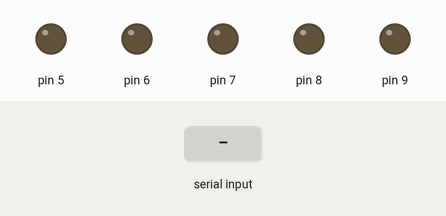
Simulated run of this sketch. Board: Arduino Uno, built with avr-gcc and run on an emulated ATmega328P. On the bench: output pins drawn as LEDs (lit = HIGH). The test bench sets the inputs (shaded band).

Above: at 1.2 s.
1.3 s: "led1_on\n" received over Serial
At 1.6 s:
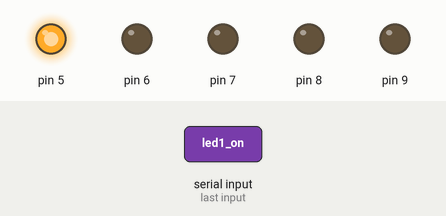
2.8 s: "led2_on\n" received over Serial
At 4.0 s:
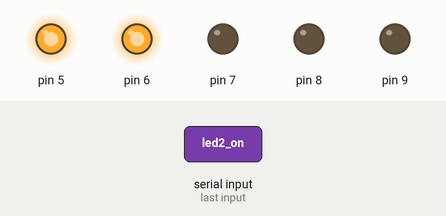
4.3 s: "led1_off\n" received over Serial
At 5.2 s:
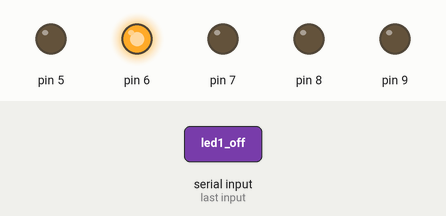
5.8 s: "led3_on\n" received over Serial
At 6.3 s:
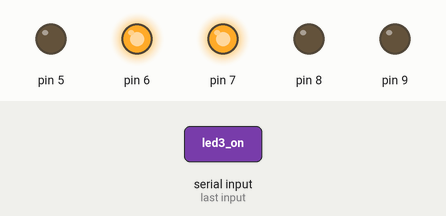
7.3 s: "led2_off\n" received over Serial
At 8.5 s:
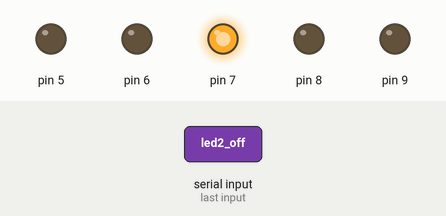
8.8 s: "led4_on\n" received over Serial
At 9.8 s:
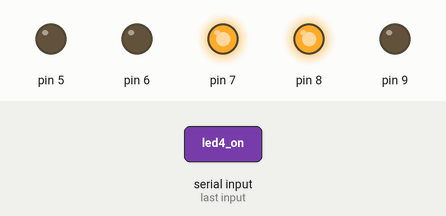
Timing chart, 0 to 11.3 s (numbered marks = the images above; inputs shaded):
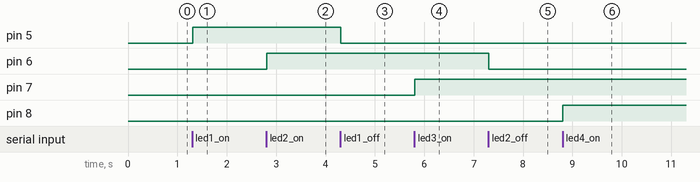

The sketch:

arudino.ino
```cpp
void setup() {
  Serial.begin(9600);
  pinMode(5, OUTPUT);
  pinMode(6, OUTPUT);
  pinMode(7, OUTPUT);
  pinMode(8, OUTPUT);
  pinMode(9, OUTPUT);

}

void loop() {

  if (Serial.available() > 0) {
    String data = Serial.readStringUntil('\n');

    if (data == "led1_on") {
      digitalWrite(5, 1);
    }
    if (data == "led1_off") {
      digitalWrite(5, 0);
    }


    if (data == "led2_on") {
      digitalWrite(6, 1);
    }
    if (data == "led2_off") {
      digitalWrite(6, 0);
    }

    if (data == "led3_on") {
      digitalWrite(7, 1);
    }
    if (data == "led3_off") {
      digitalWrite(7, 0);
    }

    if (data == "led4_on") {
      digitalWrite(8, 1);
    }
    if (data == "led4_off") {
      digitalWrite(8, 0);
    }

    if (data == "led5_on") {
      digitalWrite(9, 1);
    }
    if (data == "led5_off") {
      digitalWrite(9, 0);
    }

  }


}
```

Measured:
- after the input at 1.3 s, pin 5: LOW → HIGH at once
- after the input at 2.8 s, pin 6: LOW → HIGH at once
- after the input at 4.3 s, pin 5: HIGH → LOW at once
- after the input at 5.8 s, pin 7: LOW → HIGH at once
- after the input at 7.3 s, pin 6: HIGH → LOW at once
- after the input at 8.8 s, pin 8: LOW → HIGH at once
